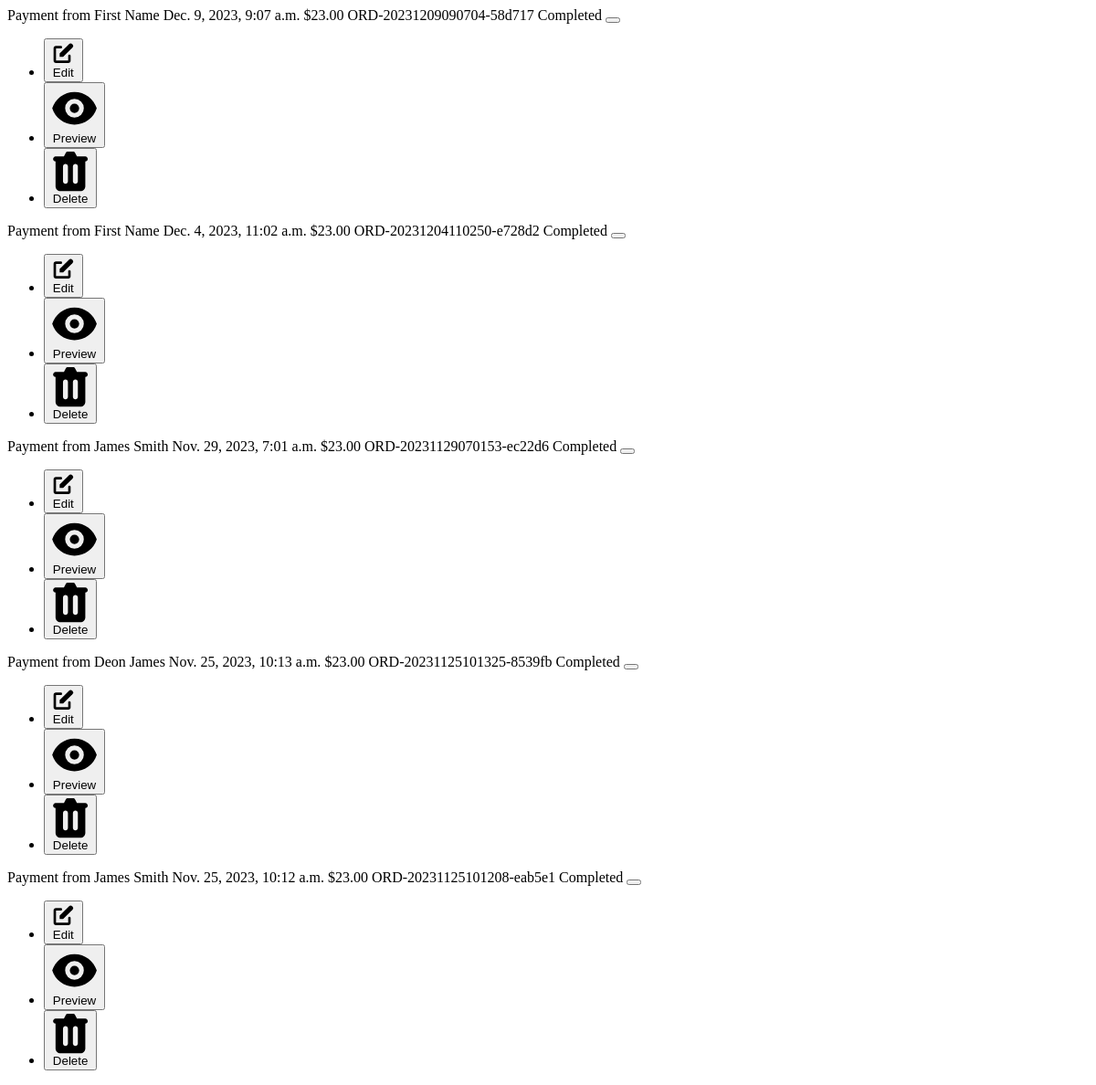
/users/orders/search/, run on an earlier commit of the app's database.
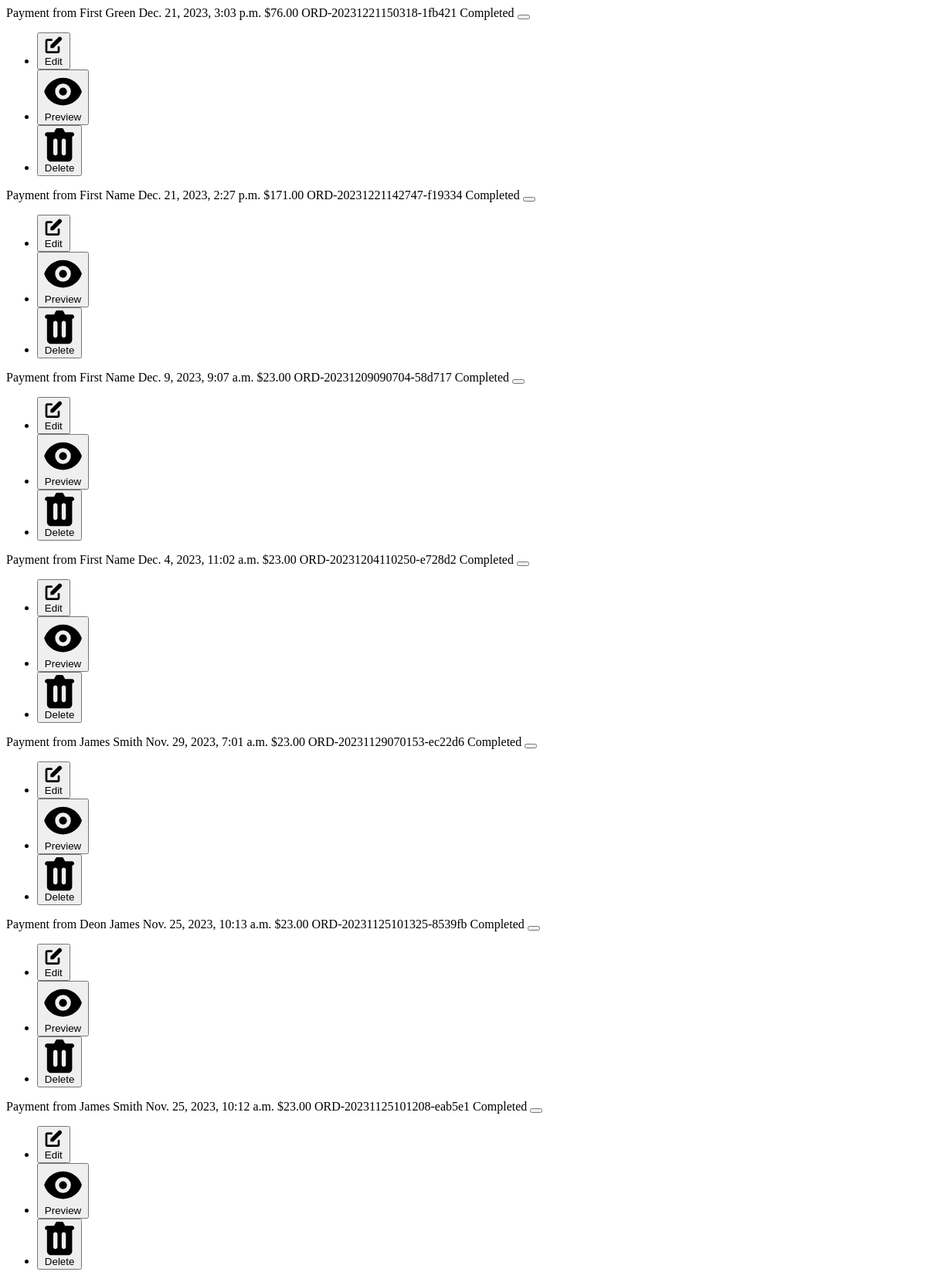
And on a later commit of the database.
### orders/models.py (models this page shows, shortened)
class Order(models.Model):
    ORDERED = 'ordered'
    SHIPPED = 'shipped'
    STATUS_CHOICES = (
        (ORDERED, 'ordered'),
        (SHIPPED, 'shipped')
    )
    order_number = models.CharField(max_length=50, unique=True)
    first_name = models.CharField(max_length=100)
    last_name = models.CharField(max_length=100)
    email = models.EmailField(max_length=250)
    address = models.CharField(max_length=250)
    country = models.CharField(max_length=100)
    state = models.CharField(max_length=100)
    city = models.CharField(max_length=100)
    zipcode = models.CharField(max_length=20, blank=False)
    created = models.DateTimeField(auto_now_add=True, db_index=True)
    updated = models.DateTimeField(auto_now=True)
    total = models.DecimalField(max_digits=10, decimal_places=2, default=0.00)
    paid = models.BooleanField(default=False)
    class Meta:
        ordering = ['-created']
        indexes = [
            models.Index(fields=['-created'])
        ]

### admin_panel/views.py (the view)
# urls.py: path('orders/search/', views.order_search, name='order_search'),
def order_search(request):
    query = request.GET.get('q', '')
    if query:
        orders = Order.objects.filter(
            Q(order_number__icontains=query) |
            Q(first_name__icontains=query) |
            Q(last_name__icontains=query)
        )
    else:
        orders = Order.objects.all()
    return render(request, 'admin_panel/partials/orders/order-results.html', {'orders': orders})

### cart/context_processors.py (called while the page is built)
def cart_context(request):
    cart = get_cart(request)
    if cart is not None:
        cart_items = CartItem.objects.filter(cart=cart)
        total_price = cart.calculate_total()
        cart_item_count = count_cart_items(request)
        coupon = cart.coupon
        tax_amount = cart.calculate_tax()
        discount = cart.calculate_discount_string()
        subtotal = cart.calculate_subtotal()
    else:
        cart_items = []
        total_price = 0
        cart_item_count = 0
    return {
        'cart_items': cart_items,
        'total_price': total_price,
        'cart_item_count': cart_item_count,
        'tax_amount': tax_amount,
        'coupon': coupon,
        'discount': discount,
        'subtotal': subtotal
    }

### cart/models.py (called while the page is built)
    def calculate_subtotal(self):
        return sum(item.item_price() for item in self.items.all())

    def calculate_discount_value(self, total_price):
        if self.coupon:
            if self.coupon.discount_type == 'Percentage':
                return (Decimal(self.coupon.value) / 100) * total_price
            elif self.coupon.discount_type == 'Fixed':
                return Decimal(self.coupon.value)
        return Decimal(0.00)

### templates/admin_panel/partials/orders/order-results.html (shortened to what this page needs)
{% for order in orders %}
<tr>
    <td class="p-4 text-sm font-normal text-gray-900 whitespace-nowrap dark:text-white">
        Payment from <span class="font-semibold">{{order.first_name}} {{order.last_name}}</span>
    </td>
    <td class="p-4 text-sm font-normal text-gray-500 whitespace-nowrap dark:text-gray-400">
        {{ order.created }}
    </td>
    <td class="p-4 text-sm font-semibold text-gray-900 whitespace-nowrap dark:text-white">
        ${{ order.total }}
    </td>
    <td class="p-4 text-sm font-normal text-gray-500 whitespace-nowrap dark:text-gray-400">
        {{ order.order_number }}
    </td>
    <td class="p-4 whitespace-nowrap">
        <span class="bg-green-100 text-green-800 text-xs font-medium mr-2 px-2.5 py-0.5 rounded-md dark:bg-gray-700 dark:text-green-400 border border-green-100 dark:border-green-500">Completed</span>
    </td>
    <td class="">
        <button id="actions-dropdown-button"
                data-dropdown-toggle="actions-dropdown"
                class="inline-flex items-center text-sm font-medium hover:bg-gray-100 dark:hover:bg-gray-700 p-1.5 dark:hover-bg-gray-800 text-center text-gray-500 hover:text-gray-800 rounded-lg focus:outline-none dark:text-gray-400 dark:hover:text-gray-100"
                type="button">
        </button>
        <div id="actions-dropdown"
             class="hidden z-10 w-44 bg-white rounded divide-y divide-gray-100 shadow dark:bg-gray-700 dark:divide-gray-600">
            <ul class="py-1 text-sm" aria-labelledby="apple-imac-27-dropdown-button">
                <li>
                    <button type="button" data-modal-target="updateProductModal"
                            data-modal-toggle="updateProductModal"
                            class="flex w-full items-center py-2 px-4 hover:bg-gray-100 dark:hover:bg-gray-600 dark:hover:text-white text-gray-700 dark:text-gray-200">
                        Edit
                    </button>
                </li>
                <li>
                    <button type="button"
                            data-drawer-target="drawer-read-order-advanced-{{ order.id }}"
                            data-drawer-show="drawer-read-order-advanced-{{ order.id }}"
                            aria-controls="drawer-read-order-advanced-{{ order.id }}"
                            class="flex w-full items-center py-2 px-4 hover:bg-gray-100 dark:hover:bg-gray-600 dark:hover:text-white text-gray-700 dark:text-gray-200">
                        Preview
                    </button>
                </li>
                <li>
                    <button type="button" data-modal-target="delete-order-modal"
                            data-modal-toggle="delete-order-modal"
                            class="flex w-full items-center py-2 px-4 hover:bg-gray-100 dark:hover:bg-gray-600 text-red-500 dark:hover:text-red-400">
                        Delete
                    </button>
                </li>
            </ul>
        </div>
    </td>
</tr>
{% endfor %}

What changed in the data, as far as the page shows it:
added Order: first_name "First", last_name "Green", created "Dec. 21, 2023, 3:03 p.m.", total "76.00", order_number "ORD-20231221150318-1fb421"
added Order: first_name "First", last_name "Name", created "Dec. 21, 2023, 2:27 p.m.", total "171.00", order_number "ORD-20231221142747-f19334"
